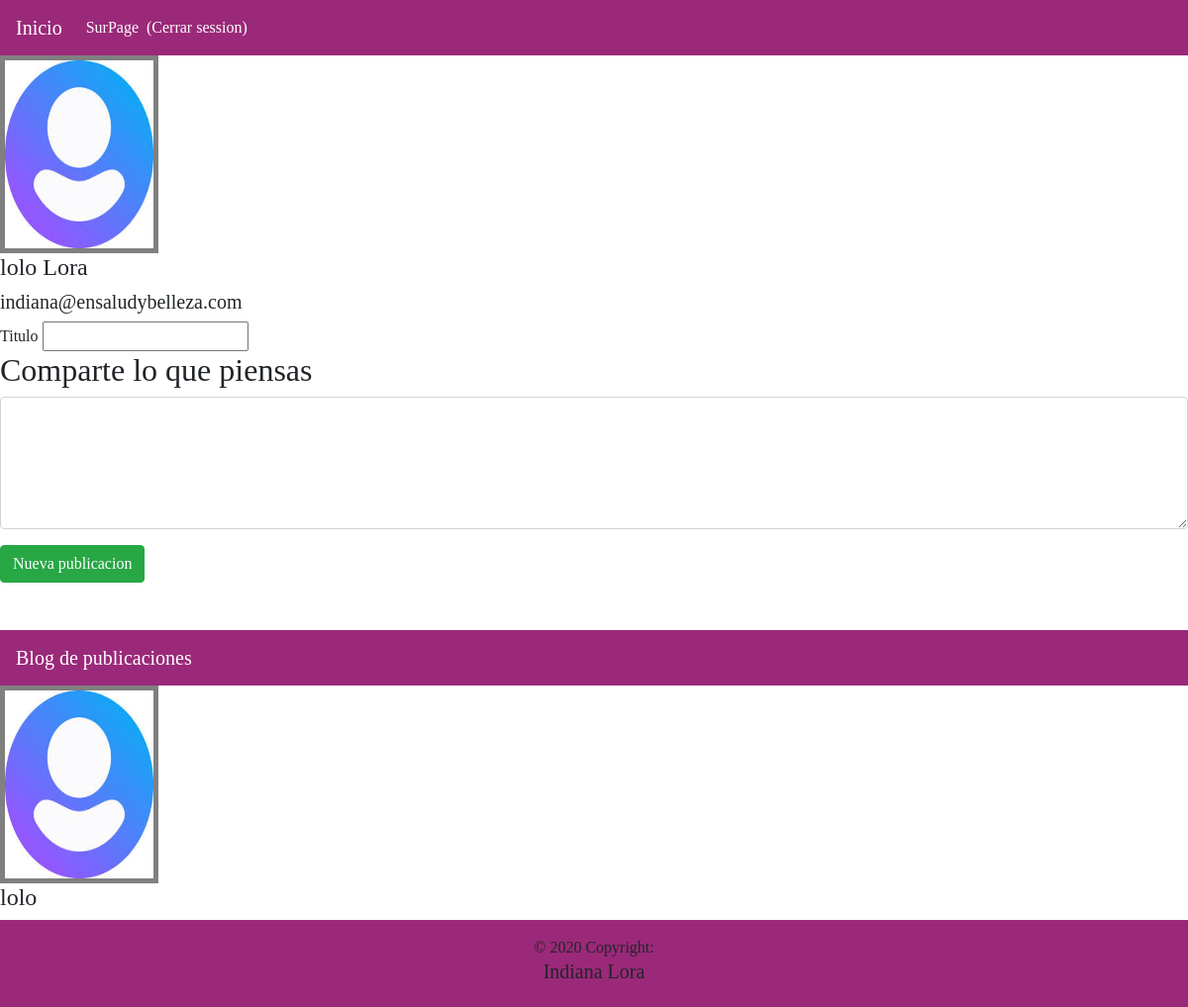
Page /surPage.php (signed in) on the committed database.
### tables this page shows
CREATE TABLE `registro` (
  `id` int(11) NOT NULL,
  `nombre` varchar(150) DEFAULT NULL,
  `apellido` varchar(255) DEFAULT NULL,
  `correo` varchar(560) DEFAULT NULL,
  `usuario` varchar(200) DEFAULT NULL,
  `foto` varchar(560) DEFAULT NULL,
  `contrasena` varchar(150) DEFAULT NULL,
  `usuarioStatus` varchar(600) DEFAULT NULL
);

### logica/Rdatabase.php (called while the page is built, shortened)
<?php
require_once '../Surface/database/fileHandler/registroContext.php';
class Rdatabase implements Iregistro
{
    private $context;
    public function __construct($directory)
    {
      $this->context = new registroContext($directory);
    }
    public function GetList()
    {
        $List= array();
        $stmt = $this->context->db->prepare("Select * from Registro");
        $stmt->execute();
        $result= $stmt->get_result();
        if($result->num_rows === 0){
            return $List;
        }else{
            while($row = $result->fetch_object()){
              $usuario = new usuario();
              $usuario->id  = $row->id;
              $usuario->nombre  = $row->nombre;
              $usuario->apellido  = $row->apellido;
              $usuario->correo  = $row->correo;
              $usuario->usuario  = $row->usuario;
              $usuario->foto  = $row->foto;
              $usuario->contrasena  = $row->contrasena;
              $usuario->usuarioStatus  = $row->usuarioStatus;
              array_push($List,$usuario);
            }
        }
        return $List;
    }
}
?>

### database/fileHandler/registroContext.php (called while the page is built, shortened)
<?php
require_once '../Surface/database/fileHandler/Json.php';
class registroContext{
public function __construct($directory)
{
    $this->json= new Json("./database","configuration");
    $configuration = $this->json->ReadConfiguration();
    $this->db = new mysqli($configuration->server,$configuration->user,$configuration->password,$configuration->database);
}
}
?>

### database/fileHandler/Json.php (called while the page is built, shortened)
<?php
require_once '../Surface/database/fileHandler/registroContext.php';
class Json implements Ifile
{
    public function __construct($directory,$fileName)
    {
        $this->directory = $directory;
        $this->filename = $fileName;
    }
    public function ReadConfiguration()
    {
        $path= $this->directory."/".$this->filename .".json";
        if(file_exists($path)){
            $file = fopen($path,"r");
            $content=fread($file,filesize($path));
            return json_decode($content);
        }else{
            return false;
        }
    }
}

### surPage.php (the view, shortened to what this page needs)
<!DOCTYPE html>
<html lang="en">
<head>
  <link rel="stylesheet" href="https://stackpath.bootstrapcdn.com/bootstrap/4.5.0/css/bootstrap.min.css">
  <link rel="stylesheet" href="css/style.css">
</head>
<body>
  <?php
  include('../Surface/boots/sheader.php');
  require_once '../Surface/database/fileHandler/registroContext.php';
  require_once '../Surface/logica/Rdatabase.php';
  $service = new Rdatabase("database");
  $listUsuario=$service->GetList();
  $nombre = $_SESSION['usuario']->usuario;
  $apellido = $_SESSION['usuario']->apellido;
  $correo = $_SESSION['usuario']->correo;
  $foto = $_SESSION['usuario']->foto;
  ?>
  <?php if ($foto == "" || $foto == 'Array' || $foto == null) : ?>
    <img style="border: 5px solid grey;" src="<?php echo "../surface/img/usuario/default.jpg" ?>" width="160px" height="200px" aria-label="placeholder:Thumbnail">
  <?php else : ?>
    <img style="border: 5px solid grey;" src="<?php echo $foto; ?>" width="160px" height="200px" aria-label="placeholder:Thumbnail">
  <?php endif ?>
  <h4><?php echo $nombre; ?> <?php echo $apellido; ?></h4>
  <h5> <?php echo $correo; ?></h5>
  <form method="POST" action="surPage.php">
    <div class="form-group">
      Titulo <input name="titulo">
      <h2>Comparte lo que piensas<h2>
          <textarea class="form-control" name="pensamiento" rows="5"></textarea>
    </div>
    <button type="submit" class="btn btn-success">Nueva publicacion</button>
  </form>
  <br>
  <br>
  <nav class="navbar navbar-expand-lg navbar-dark " id="header">
    <a class="navbar-brand">Blog de publicaciones</a>
  </nav>
  <div class="publicaciones">
  <?php if ($foto == "" || $foto == 'Array' || $foto == null) : ?>
    <img style="border: 5px solid grey;" src="<?php echo "../surface/img/usuario/default.jpg" ?>" width="160px" height="200px" aria-label="placeholder:Thumbnail">
  <?php else : ?>
    <img style="border: 5px solid grey;" src="<?php echo $foto; ?>" width="160px" height="200px" aria-label="placeholder:Thumbnail">
  <?php endif ?>
  <h4><?php echo $nombre; ?></h4>
  </div>
</body>
<?php
include('../Surface/boots/footer.php');
?>
</html>

### css/style.css (style rules this page uses)
* { font-family: font-effect-anaglyph; }
#header { background-color: rgb(155, 41, 121); }

### rows in the picture
registro: usuario "lolo", apellido "Lora", correo "indiana@ensaludybelleza.com"
